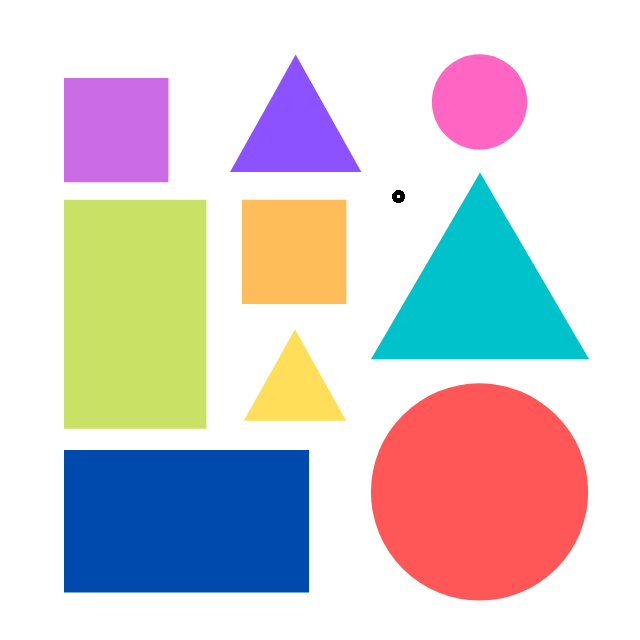
#> input picture code-projects/opencvProject/shapes.png, 640 x 640 px, found by its file name
$ python '角点检测.py'
#> lines starting #> are read from the running program, lines starting #| are printed output that depends on the picture; after the words box and inside, x2 and y2 are one past the last pixel; in counts of white or black regions, pixels touching at a corner belong together
import numpy as np
import cv2 as cv
from matplotlib import pyplot as plt

path = "/home/devil/code-projects/opencvProject/shapes.png"
path2 = "/home/devil/code-projects/opencvProject/bricks.jpeg"
img = cv.imread(path)
#> img is the input picture: shape (640, 640, 3); mean B, G, R 209.9, 207, 212.7

gray = cv.cvtColor(img, cv.COLOR_BGR2GRAY)
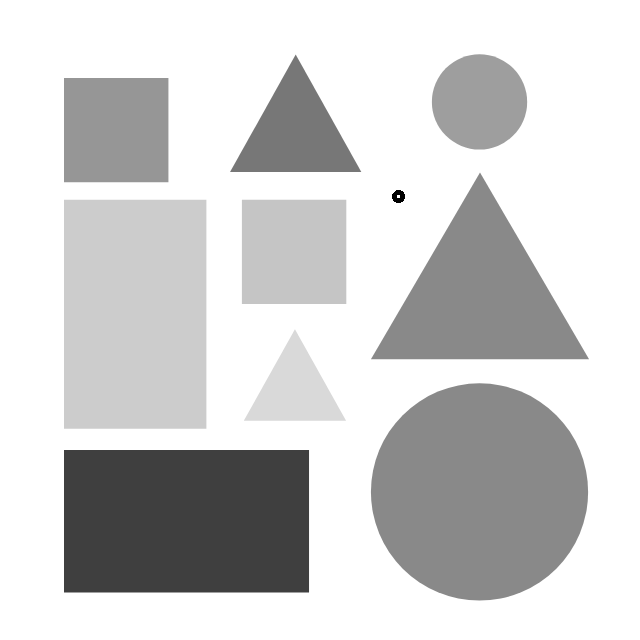
#> gray: shape (640, 640); min 0, max 255, mean 209
gray = np.float32(gray)
dst = cv.cornerHarris(gray, 2, 3, 0.04)
'''
第一个参数**- img -是输入源图像,应为灰度图且是float32类型;
第二个参数- blockSize -是拐角检测考虑的邻域大小;
第三参数- ksize -是使用的Sobel导数的光圈参数;
第四个参数- k -**是等式中的哈里斯检测器自由参数
'''
dst = cv.dilate(dst, None)
# 最佳值的阈值，它可能因图像而异。
img[dst > 0.0001 * dst.max()] = [0, 0, 255]
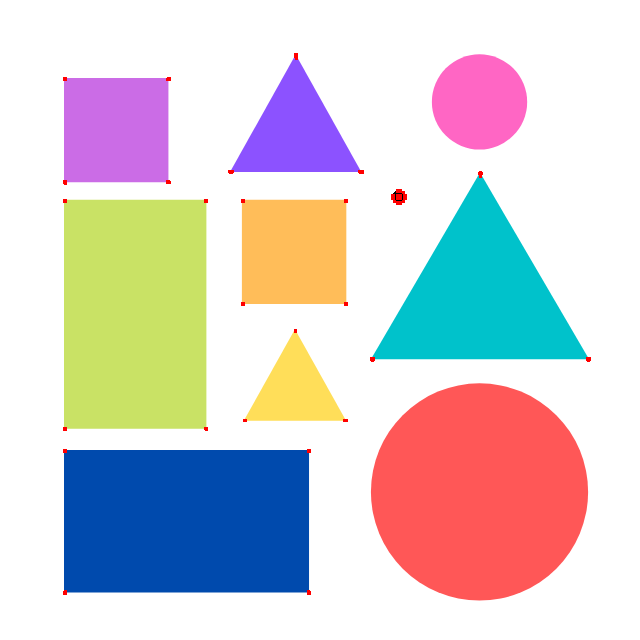
#> img: shape (640, 640, 3); 0.15% of pixels changed, all inside (x1, y1, x2, y2) = (63, 53, 591, 595)
cv.imshow('dst', img)

#---------------------SubPixel精度的转角--------------
img = cv.imread(path2)
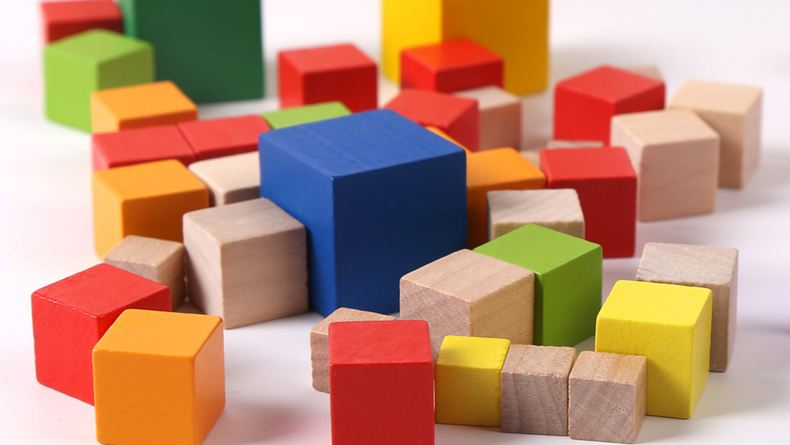
#> input picture code-projects/opencvProject/bricks.jpeg, 790 x 445 px, found by its file name
#> img is the input picture: shape (445, 790, 3); mean B, G, R 117, 141.5, 187.6
gray = cv.cvtColor(img, cv.COLOR_BGR2GRAY)
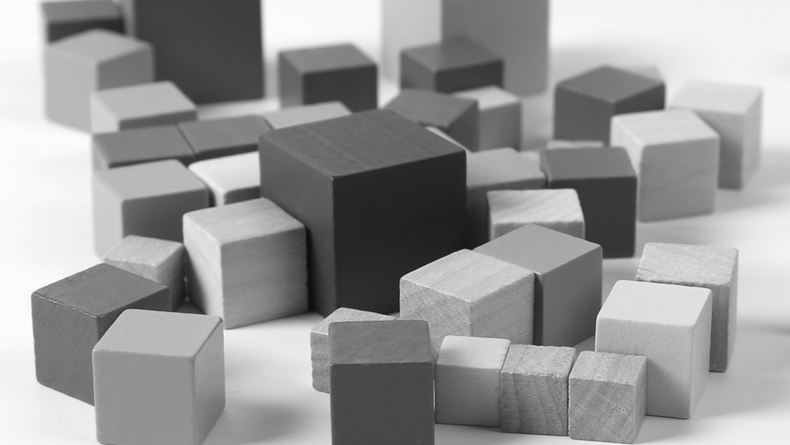
#> gray: shape (445, 790); min 11, max 255, mean 152.5
# 寻找哈里斯角
gray = np.float32(gray)
dst = cv.cornerHarris(gray, 2, 3, 0.04)
#> dst: shape (445, 790) float32
dst = cv.dilate(dst, None)
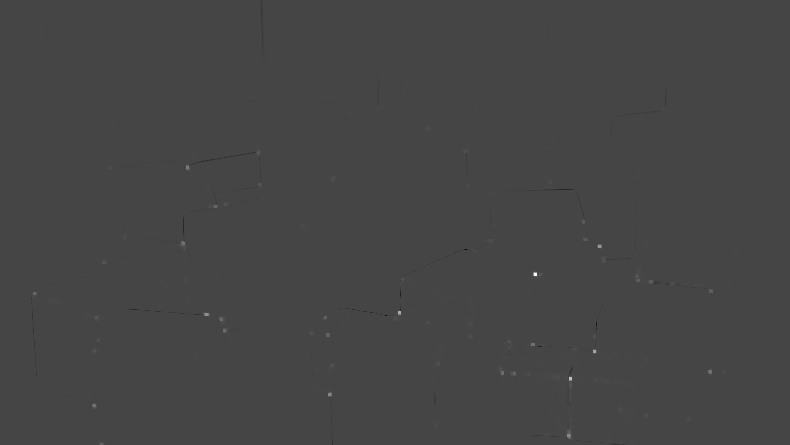
#> dst: shape (445, 790) float32; min -3122624.5, max 8268070, mean 1318.4; drawn with min black and max white
ret, dst = cv.threshold(dst, 0.01 * dst.max(), 255, 0)
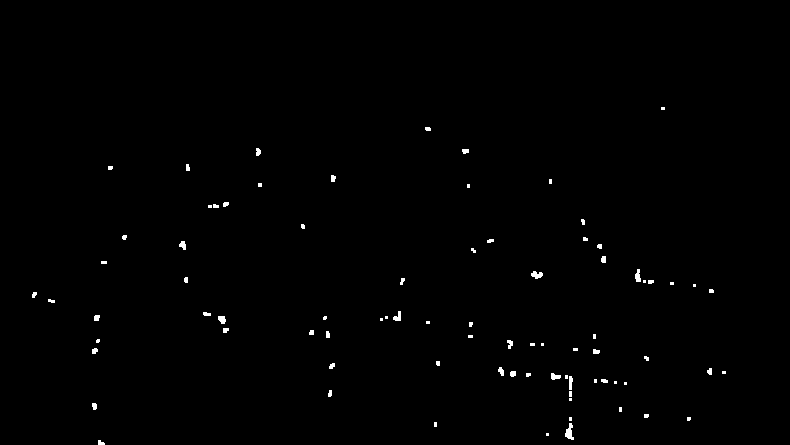
#> dst: shape (445, 790) float32; 0.54% white; 82 white regions (41 under 20 px), largest, box (x1, y1, x2, y2) and area: (565, 423, 574, 440) 88, (531, 271, 543, 279) 63, (635, 269, 641, 282) 56
#> ret = 82680.7
dst = np.uint8(dst)
# 寻找质心
ret, labels, stats, centroids = cv.connectedComponentsWithStats(dst)
#> labels: shape (445, 790) int32; 83 distinct labels, from 0 to 82
#> ret = 83; stats = 83 rows, first 6: [0, 0, 790, 445, 349656], [661, 107, 4, 3, 12], [425, 127, 6, 4, 22], [256, 148, 5, 8, 33], [462, 149, 7, 5, 30], [186, 164, 4, 7, 25]; centroids = 83 pairs, first value 33.83 to 723.5, second value 108 to 442.5
# 定义停止和完善拐角的条件
criteria = (cv.TERM_CRITERIA_EPS + cv.TERM_CRITERIA_MAX_ITER, 100, 0.001)
corners = cv.cornerSubPix(gray, np.float32(centroids), (5, 5), (-1, -1), criteria)
#> corners = 83 pairs, first value 31.07 to 724.6, second value 109.3 to 444.6
# 绘制
res = np.hstack((centroids, corners))
#> res = 83 rows, first 6: [394.3, 221.5, 395.6, 223.6], [662.5, 108, 664.1, 109.3], [427.5, 128.5, 425.1, 126.2], [257.8, 151.5, 257.6, 150.7], [465, 150.7, 464.7, 148.3], [187.3, 167.2, 186.8, 167.2]
res = np.int0(res)
#> res = 83 rows, first 6: [394, 221, 395, 223], [662, 108, 664, 109], [427, 128, 425, 126], [257, 151, 257, 150], [465, 150, 464, 148], [187, 167, 186, 167]
img[res[:, 1], res[:, 0]] = [0, 0, 255]
#> img: shape (445, 790, 3); 0.02% of pixels changed, all inside (x1, y1, x2, y2) = (33, 108, 724, 443)
img[res[:, 3], res[:, 2]] = [0, 255, 0]
#> img: shape (445, 790, 3); mean B, G, R 117, 141.5, 187.6
cv.imshow('cornerSubPix', img)
cv.waitKey(0)


#--------------------Shi-Tomas拐角检测------------------
img = cv.imread(path2)
gray = cv.cvtColor(img,cv.COLOR_BGR2GRAY)
corners = cv.goodFeaturesToTrack(gray,66,0.01,10)
#> corners = 66 rows, first 8: [534, 274], [224, 330], [593, 350], [570, 378], [206, 313], [182, 242], [329, 394], [93, 404]
'''
    Image: 输入灰度图像
    maxCorners : 获取角点数的数目。
    qualityLevel:该参数指出最低可接受的角点质量水平,在0-1之间。
    minDistance:角点之间最小的欧式距离，避免得到相邻特征点。
'''
corners = np.int0(corners)
for i in corners:
    x,y = i.ravel()
    cv.circle(img,(x,y),3,255,-1)
#> this loop made 66 passes
#> (x, y) on passes 1 to 12: (534, 274), (224, 330), (593, 350), (570, 378), (206, 313), (182, 242), (329, 394), (93, 404), (599, 246), (186, 166), (709, 371), (398, 312)
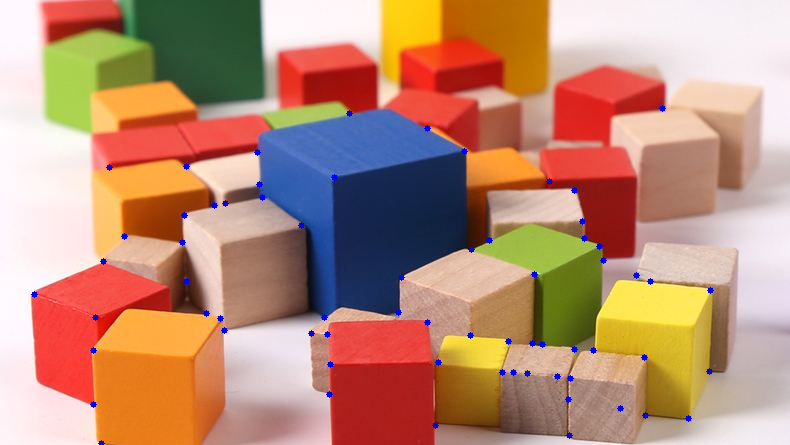
#> img: shape (445, 790, 3); 0.54% of pixels changed, all inside (x1, y1, x2, y2) = (31, 105, 714, 445)
plt.figure(figsize=(10,8),dpi=100)
plt.imshow(img[:,:,::-1]),plt.title('shi-tomasi角点检测')
plt.xticks([]), plt.yticks([])
plt.show()
